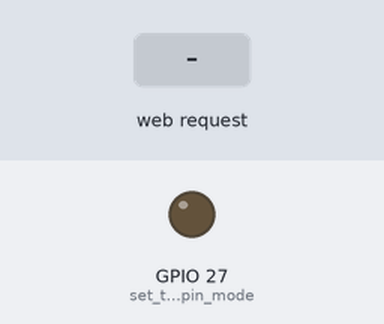
The sketch below on a simulated ESP32. Shown: output pins drawn as LEDs (lit = HIGH). The test bench sets the inputs (shaded band). WiFi joins after 1.5 s; servers stay silent unless stated; what the sketch prints to the serial monitor is not drawn.

Above: at 2.7 s.
2.8 s: HTTP request GET /H received
At 3.7 s:
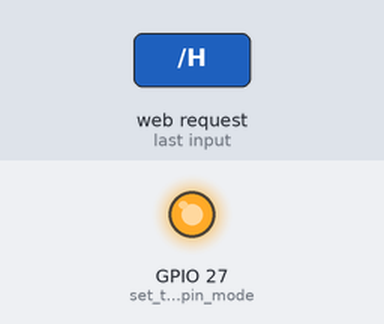
4.3 s: HTTP request GET /L received
At 4.8 s:
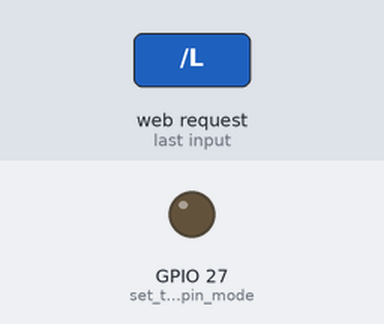
Timing chart, 0 to 7.3 s (numbered marks = the images above; inputs shaded):
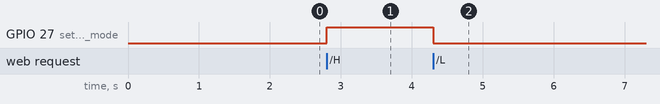

The sketch:

Led_web.ino
```cpp
#include <WiFi.h>

char ssid[] = "yourNetwork";      //  your network SSID (name)
char pass[] = "secretPassword";   // your network password
int keyIndex = 0;                 // your network key Index number (needed only for WEP)

int status = WL_IDLE_STATUS;
WiFiServer server(80);

void setup() {
  Serial.begin(115200);      // initialize serial communication
  pinMode(27, OUTPUT);      // set the LED pin mode

  // Connect to Wi-Fi network with SSID and password
  Serial.print("Connecting to ");
  Serial.println(ssid);
  WiFi.begin(ssid, pass);
  // attempt to connect to Wifi network:
  while (WiFi.status() != WL_CONNECTED) {
    delay(500);
    Serial.print(".");
  }
  server.begin();                           // start the web server on port 80
  printWifiStatus();                        // you're connected now, so print out the status
}


void loop() {
  WiFiClient client = server.available();   // listen for incoming clients

  if (client) {                             // if you get a client,
    Serial.println("new client");           // print a message out the serial port
    String currentLine = "";                // make a String to hold incoming data from the client
    while (client.connected()) {            // loop while the client's connected
      if (client.available()) {             // if there's bytes to read from the client,
        char c = client.read();             // read a byte, then
        Serial.write(c);                    // print it out the serial monitor
        if (c == '\n') {                    // if the byte is a newline character

          // if the current line is blank, you got two newline characters in a row.
          // that's the end of the client HTTP request, so send a response:
          if (currentLine.length() == 0) {
            // HTTP headers always start with a response code (e.g. HTTP/1.1 200 OK)
            // and a content-type so the client knows what's coming, then a blank line:
            client.println("HTTP/1.1 200 OK");
            client.println("Content-type:text/html");
            client.println();

            // the content of the HTTP response follows the header:
            client.print("Click <a href=\"/H\">here</a> turn the LED on pin 27 on<br>");
            client.print("Click <a href=\"/L\">here</a> turn the LED on pin 27 off<br>");

            // The HTTP response ends with another blank line:
            client.println();
            // break out of the while loop:
            break;
          } else {    // if you got a newline, then clear currentLine:
            currentLine = "";
          }
        } else if (c != '\r') {  // if you got anything else but a carriage return character,
          currentLine += c;      // add it to the end of the currentLine
        }

        // Check to see if the client request was "GET /H" or "GET /L":
        if (currentLine.endsWith("GET /H")) {
          digitalWrite(27, HIGH);               // GET /H turns the LED on
        }
        if (currentLine.endsWith("GET /L")) {
          digitalWrite(27, LOW);                // GET /L turns the LED off
        }
      }
    }
    // close the connection:
    client.stop();
    Serial.println("client disonnected");
  }
}

void printWifiStatus() {
  // print the SSID of the network you're attached to:
  Serial.print("SSID: ");
  Serial.println(WiFi.SSID());

  // print your WiFi shield's IP address:
  IPAddress ip = WiFi.localIP();
  Serial.print("IP Address: ");
  Serial.println(ip);

  // print the received signal strength:
  long rssi = WiFi.RSSI();
  Serial.print("signal strength (RSSI):");
  Serial.print(rssi);
  Serial.println(" dBm");
  // print where to go in a browser:
  Serial.print("To see this page in action, open a browser to http://");
  Serial.println(ip);
}
```

Measured:
- after the input at 2.8 s, GPIO 27 (set_the_LED_pin_mode): LOW → HIGH at once
- after the input at 4.3 s, GPIO 27 (set_the_LED_pin_mode): HIGH → LOW at once
